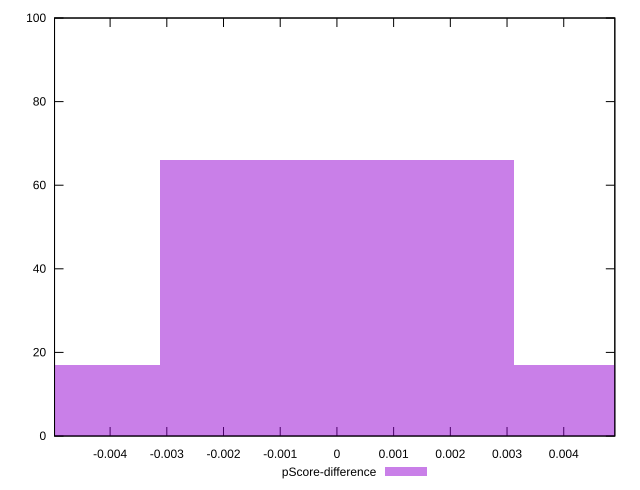

Reproduce this figure in gnuplot.
reset

$pScoreDifference <<EOF
0 66
0.006255605884659222 17
-0.006255605884659222 17
EOF

set key outside below
set boxwidth 0.006255605884659222
set xrange [-0.0049799999998261235:0.00490083333415281]
set yrange [0:100]
set trange [0:100]
set style fill transparent solid 0.5 noborder
set terminal svg size 640, 490 enhanced background rgb 'white'
set output "report_00015_2021-02-09T16-11-33.973Z/uses-rel-preconnect/samples/pages+cached+noadtech+nomedia+nocss/pScore-difference/histogram.svg"

plot $pScoreDifference title "pScore-difference" with boxes

reset
